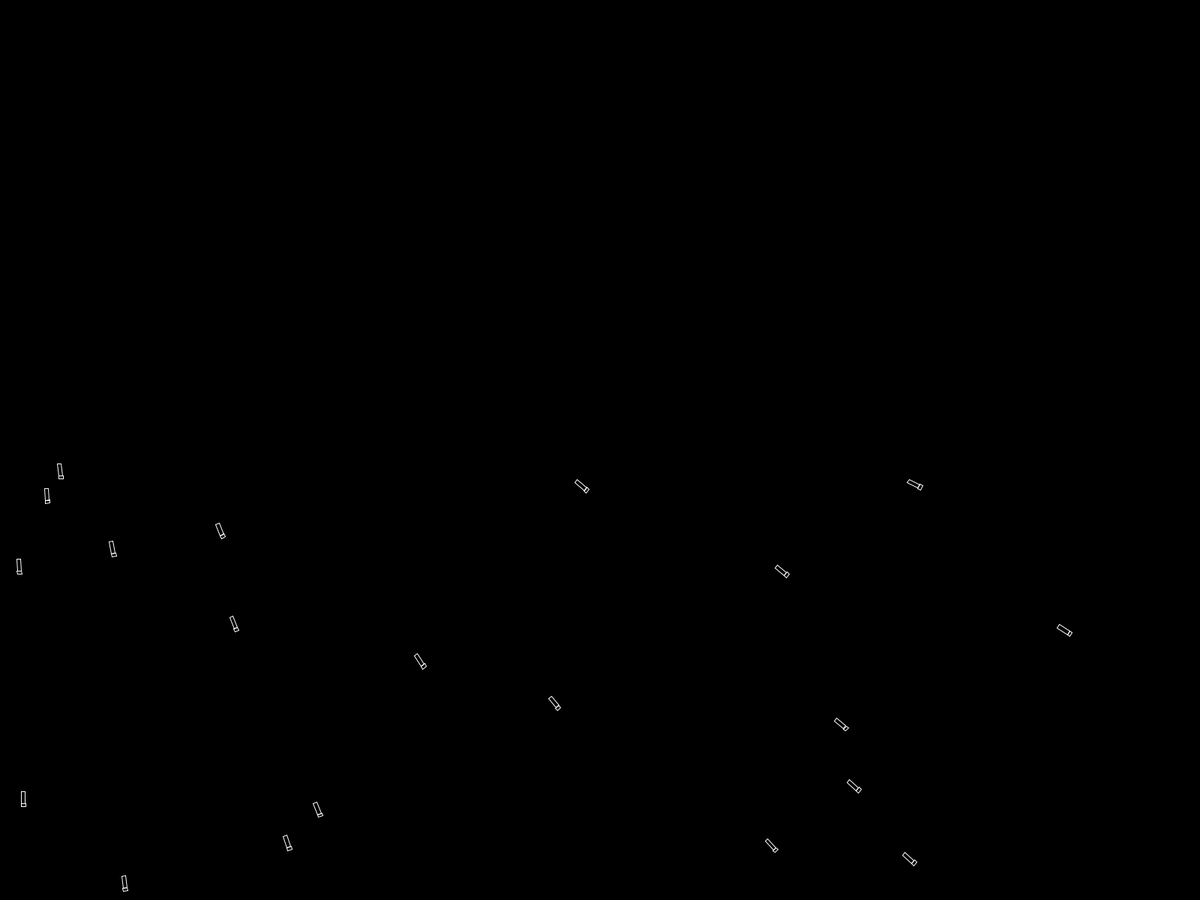
Frame 1 (no input)
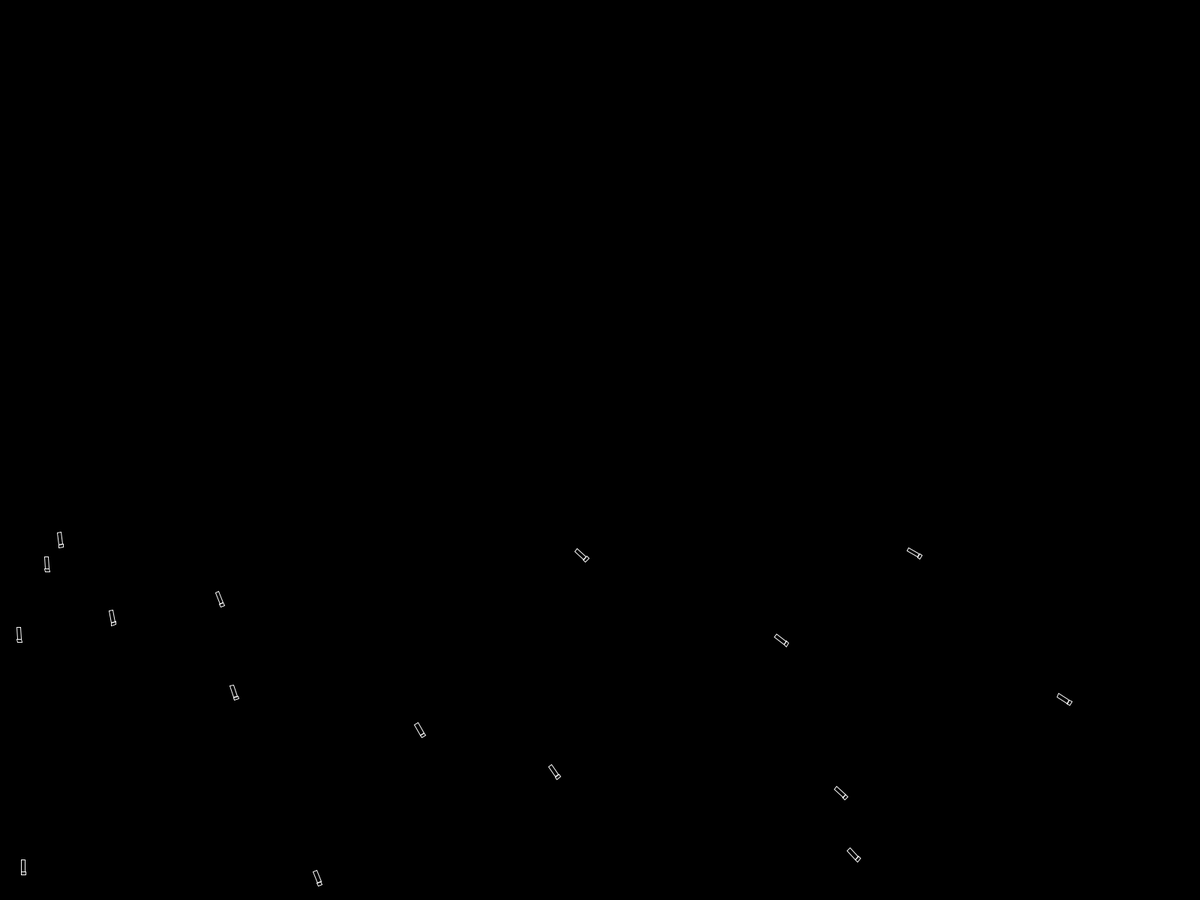
Frame 60 (the mouse pressed at the canvas centre just before this capture)
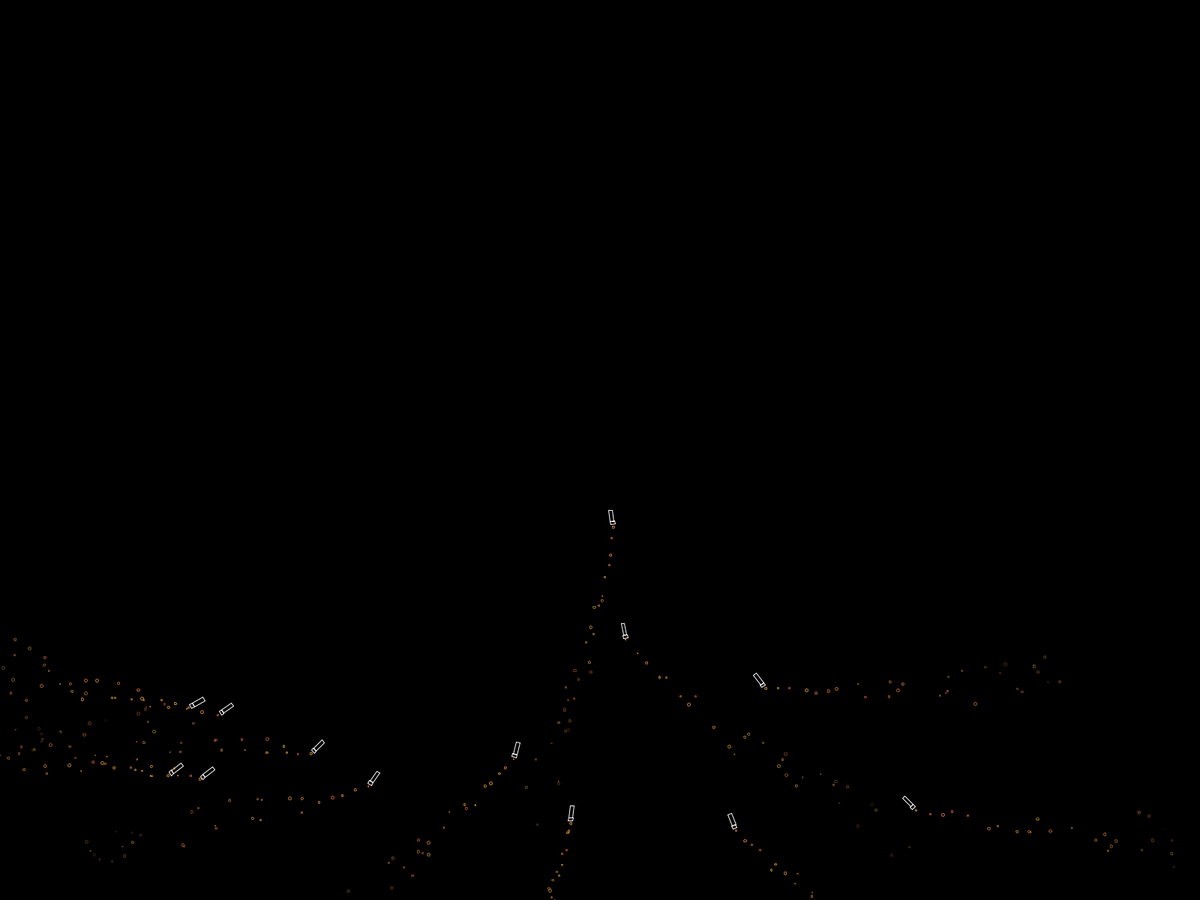
Frame 120 (the mouse held since frame 60 and released just before this capture)

The Processing sketch that drew these frames (run headless with seeded random() and noise(); from frame 60 on, the mouse is pressed at the canvas centre):

// Processing sketch: Rockets
// ── Rockets.pde

// #region - Setup

// Declare variables
final PVector gravity = new PVector(0, 0.05);
ArrayList<Rocket> rockets;
ArrayList<Particle> particles;

void setup() {
  // Initial setup
  fullScreen();
  setupVariables();
}


void setupVariables() {
  // Initialize variables
  rockets = new ArrayList<Rocket>();
  particles = new ArrayList<Particle>();

  // Populate rockets
  for (int i = 0; i < 20; i++) addRandomRocket();
}

// #endregion


// #region - Main

void draw() {
  background(0);

  // Call draw for rockets and particles
  for (int i = 0; i < rockets.size(); i++) rockets.get(i).draw();
  for (int i = particles.size() - 1; i >= 0; i--) particles.get(i).draw();
}


PVector angleVec(float angle) {
  // Returns angled vector
  return new PVector(cos(angle), sin(angle));
}


void mouseWheel(MouseEvent event) {
  // Add / remove rockets
  float e = event.getCount();
  if (e > 0) addRandomRocket();
  else if (rockets.size() > 0) rockets.remove(0);
}


void addRandomRocket() {
  // Returns a random rocket
  rockets.add(new Rocket(new PVector(random(width), height * (0.5 + random(0.5))), random(0.08, 0.2)));
}

// #endregion


class Rocket {

  // #region - Main

  // Declare variables
  PVector pos;
  PVector vel;
  PVector acc;

  PVector size;
  float dir;
  float thrustStrength;


  Rocket(PVector pos_, float thrustStrength_) {
    // Initialize variables
    pos = pos_;
    vel = new PVector(0, 0);
    acc = new PVector(0, 0);

    size = new PVector(20, 5);
    dir = 0;
    thrustStrength = thrustStrength_;
  }


  void draw() {
    // Draw call
    update();
    show();
  }


  void update() {
    // Handle user input
    dir = atan2(mouseY - pos.y, mouseX - pos.x);

    // Apply forces
    if (mousePressed) acc.add(angleVec(dir).mult(thrustStrength));
    acc.add(gravity);
    vel.add(acc);
    pos.add(vel);
    acc.mult(0);

    // Create particles
    if (mousePressed && frameCount % 2 == 0) {
      float a = dir + PI + random(-0.1, 0.1);
      color c = color(208, random(90, 160), 52);
      particles.add(new Particle(
        pos.copy().add(angleVec(dir).mult(size.x * -1.0)),
        new PVector(cos(a), sin(a)).mult(random(2, 5)),
        random(1, 4),
        random(60, 120),
        c
      ));
    }
  }


  void show() {
    // Show rocket
    pushMatrix();
    translate(pos.x, pos.y);
    rotate(dir);
    noFill();
    stroke(255);
    rect(size.x * -0.8, size.y * -0.5, size.x * 0.8, size.y * 1.0);
    rect(size.x * -1.0, size.y * -0.6, size.x * 0.2, size.y * 1.2);
    popMatrix();
  }

  // #endregion
}


class Particle {

  // #region - Main

  // Declare variables
  PVector pos;
  PVector vel;
  PVector acc;

  float size;
  float sLife;
  float life;
  color col;


  Particle(PVector pos_, PVector vel_, float size_, float life_, color col_) {
    // Initialize variables
    pos = pos_;
    vel = vel_;
    acc = new PVector(0, 0);

    size = size_;
    sLife = life_;
    life = life_;
    col = col_;
  }


  void draw() {
    // Draw call
    update();
    show();
  }


  void update() {
    // Apply forces
    acc.add(gravity);
    vel.add(acc);
    pos.add(vel);
    acc.mult(0);

    // Update life
    life--;
    if (life < 0) particles.remove(this);
  }


  void show() {
    // Show based on life
    noFill();
    stroke(col, 255 * life / sLife);
    ellipse(pos.x, pos.y, size, size);
  }

  // #endregion
}
